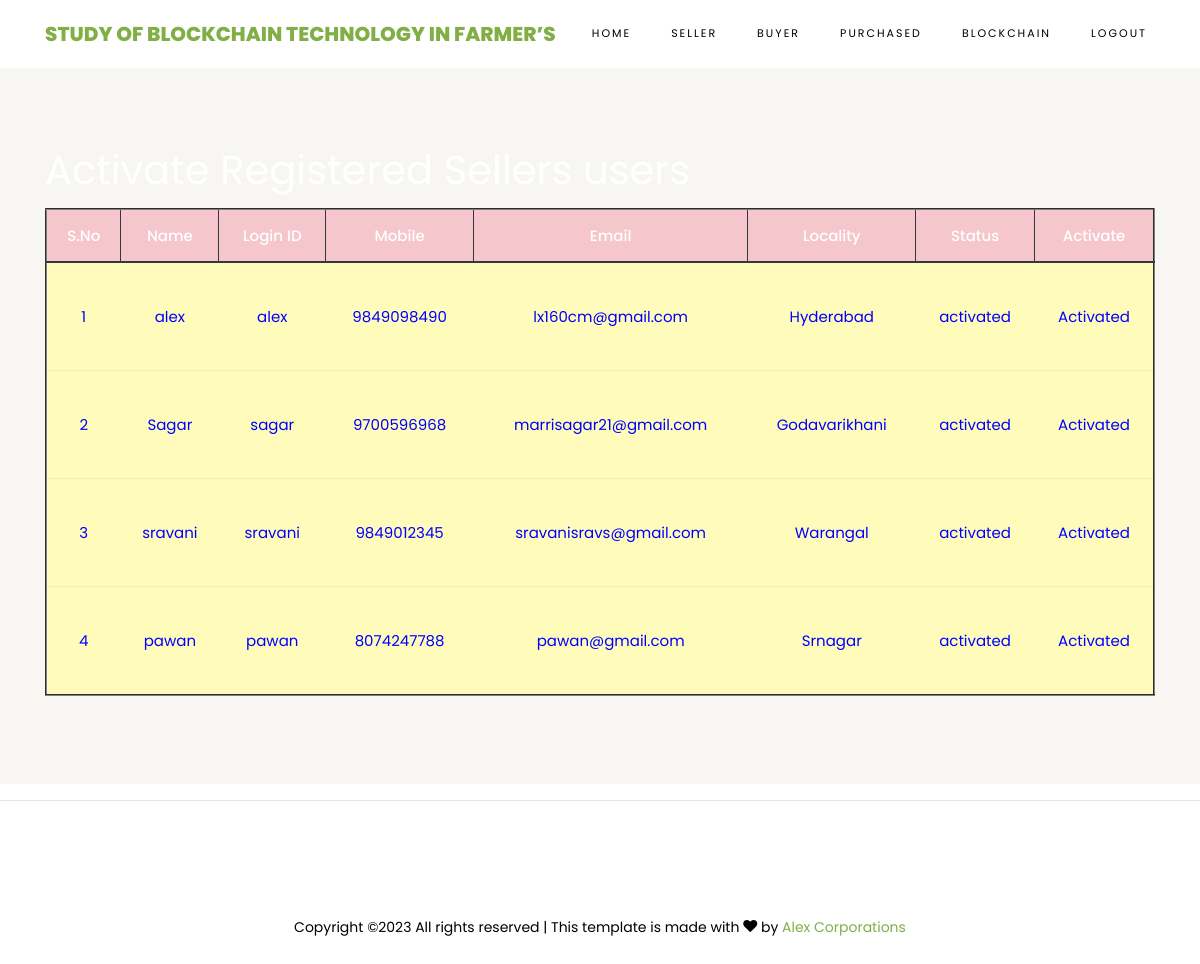
Page /ViewSellersRegisteredUsers/ on the committed database.
### sellers/models.py (models this page shows, shortened)
class SellerUserRegistrationModel(models.Model):
    name = models.CharField(max_length=100)
    loginid = models.CharField(unique=True, max_length=100)
    password = models.CharField(max_length=100)
    mobile = models.CharField(unique=True, max_length=100)
    email = models.CharField(unique=True, max_length=100)
    locality = models.CharField(max_length=100)
    address = models.CharField(max_length=1000)
    city = models.CharField(max_length=100)
    state = models.CharField(max_length=100)
    status = models.CharField(max_length=100)
    class Meta:
        db_table = 'SellerRegistrations'

### admins/views.py (the view)
# urls.py: path("ViewSellersRegisteredUsers/", admins.ViewSellersRegisteredUsers, name="ViewSellersRegisteredUsers"),
def ViewSellersRegisteredUsers(request):
    data = SellerUserRegistrationModel.objects.all()
    return render(request, 'admins/SellersRegisteredUsers.html', {'data': data})

### assets/templates/admins/SellersRegisteredUsers.html
{%extends 'admins/adminbase.html'%}
{%load static%}
{%block contents%}
<section class="ftco-section ftco-no-pt ftco-no-pb py-5 bg-light">
    <div class="container py-4">
        <div class="row d-flex justify-content-center py-5">
            <div class="col-md-12">
 <h1><font color="WHITE"> Activate Registered Sellers users</font></h1>
                                         <table border="2px" class="table table-hover table-dark">
                    <thead>
                    <tr class="table-danger">
                        <th scope="col">S.No</th>
                        <th scope="col">Name</th>
                        <th scope="col">Login ID</th>
                        <th scope="col">Mobile</th>
                        <th scope="col">Email</th>
                        <th scope="col">Locality</th>
                        <th scope="col">Status</th>
                        <th scope="col">Activate</th>
                    </tr>
                    </thead>
                    <tbody>
                    {% for i in data %}
                    <tr scope="row" style="color: BLUE; background-color:#FFFCBB">
                        <td>{{forloop.counter}}</td>
                        <td>{{i.name}}</td>
                        <td>{{i.loginid}}</td>
                        <td>{{i.mobile}}</td>
                        <td>{{i.email}}</td>
                        <td>{{i.locality}}</td>
                        <td>{{i.status}}</td>
                        {% if i.status == 'waiting' %}
                        <td><a class="btn-link" href="/AdminActivaSellersUsers/?uid={{ i.id }}"
                               style="color:DARKBLUE">Activate</a></td>
                        {% else %}
                        <td> Activated</td>
                        {% endif %}
                    </tr>
                    {% endfor %}
                    </tbody>
                </table>
            </div>
        </div>
    </div>
</section>
{%endblock%}

### rows in the picture
SellerUserRegistrationModel: name "alex", loginid "alex", mobile "9849098490", email "lx160cm@gmail.com", locality "Hyderabad", status "activated", shows "Activated"
SellerUserRegistrationModel: name "Sagar", loginid "sagar", mobile "9700596968", email "marrisagar21@gmail.com", locality "Godavarikhani", status "activated", shows "Activated"
SellerUserRegistrationModel: name "sravani", loginid "sravani", mobile "9849012345", email "sravanisravs@gmail.com", locality "Warangal", status "activated", shows "Activated"
SellerUserRegistrationModel: name "pawan", loginid "pawan", mobile "8074247788", email "pawan@gmail.com", locality "Srnagar", status "activated", shows "Activated"
